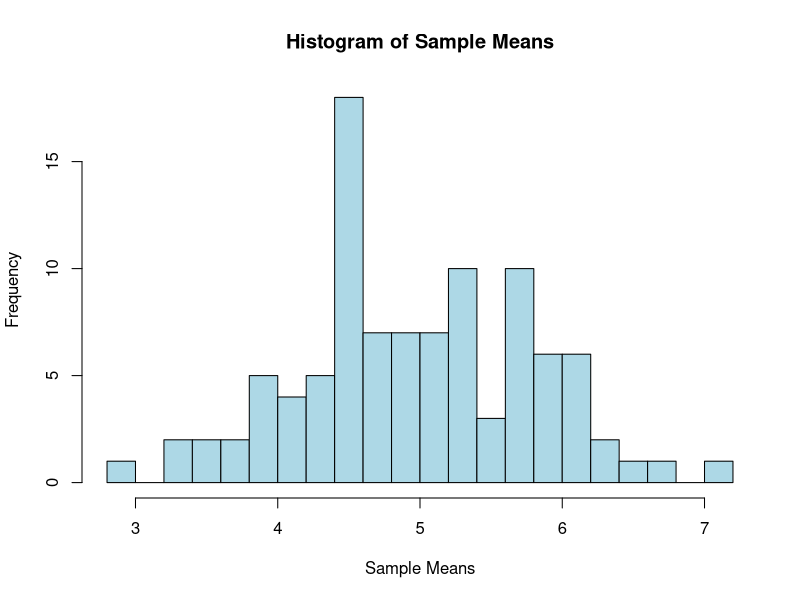

R code for this plot:
## ---- chunk 1
knitr::opts_chunk$set(echo = TRUE)
## ---- chunk 2
set.seed(14)

Unif1 <- runif(5, min=0, max = 10)
mean(Unif1)
sd(Unif1)


Unif2 <- runif(50, min=0, max = 10)
mean(Unif2)
var(Unif2)

## ---- chunk 3




## ---- chunk 4


# Set the seed for reproducibility
set.seed(123)



Mean_Uniform_Histogram <- function(num_samples,sample_size,min,max){
# Simulate data
simulated_data <- runif(num_samples * sample_size, min = min, max = max)

# Reshape the data into a matrix with num_samples rows
simulated_data_matrix <- matrix(simulated_data, nrow = num_samples, byrow = TRUE)

# Calculate sample means for each sample
sample_means <- rowMeans(simulated_data_matrix)

# Create a histogram of sample means
hist(sample_means, 
     main = "Histogram of Sample Means",
     xlab = "Sample Means",
     col = "lightblue",
     border = "black",
     breaks = 20)  # You can adjust the number of bins as needed

}



# Number of samples and sample size
num_samples <- 100  # Number of samples
sample_size <- 10    # Size of each sample

Mean_Uniform_Histogram(100,10,0,10)


## ---- chunk 5




## ---- chunk 6

sqrt(33.33)

## ---- chunk 7

pnorm(0.5,mean = 1,sd = sqrt(2))


